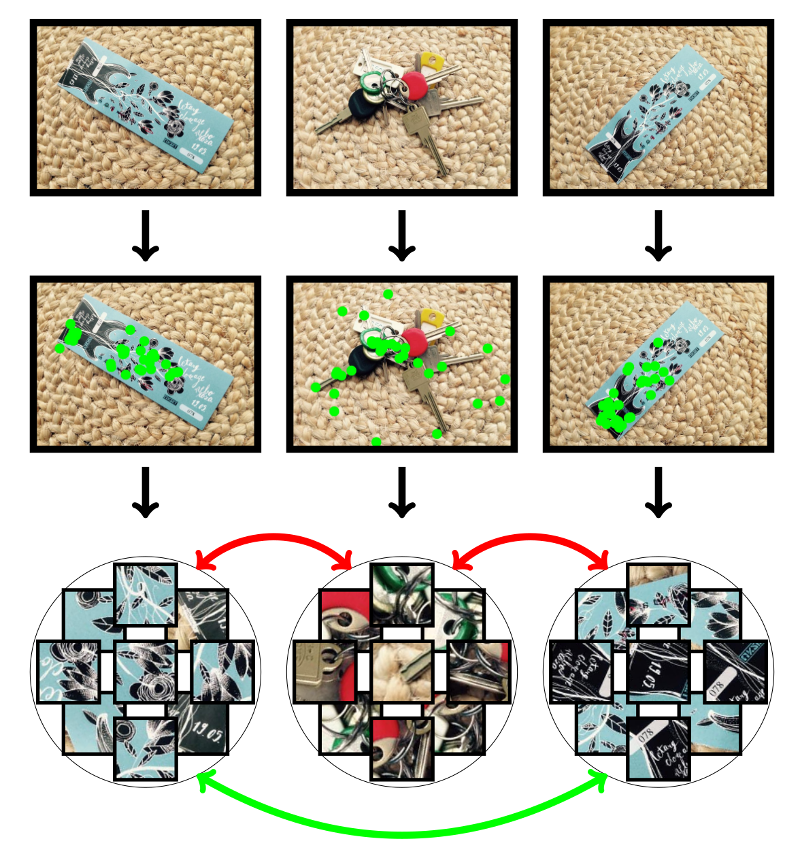
#> input picture teaser.png, 800 x 854 px
$ python gradmap.py ../teaser.png ../teaser.png   (older library calls are emulated)
#> lines starting #> are read from the running program, lines starting #| are printed output that depends on the picture
import cv2
import sys
import time

import torch
import numpy as np

def get_gradient_map(image, magthr=32, ksize=3):

#> called with magthr = 32, ksize = 3
    if type(image) == torch.Tensor:
        if len(image.shape)==3 and image.shape[0]==1:
            image = image[0]
        image = (image * 255).byte().numpy()

    # Compute the gradients using Sobel operator
    if len(image.shape) == 3:
        grad_x = np.max(np.stack([
            cv2.Sobel(image[:, :, 0], cv2.CV_64F, 1, 0, ksize=ksize),
            cv2.Sobel(image[:, :, 1], cv2.CV_64F, 1, 0, ksize=ksize),
            cv2.Sobel(image[:, :, 2], cv2.CV_64F, 1, 0, ksize=ksize)
        ]), 0)
        grad_y = np.max(np.stack([
            cv2.Sobel(image[:, :, 0], cv2.CV_64F, 0, 1, ksize=ksize),
            cv2.Sobel(image[:, :, 1], cv2.CV_64F, 0, 1, ksize=ksize),
            cv2.Sobel(image[:, :, 2], cv2.CV_64F, 0, 1, ksize=ksize)
        ]), 0)
    else:
        grad_x = cv2.Sobel(image, cv2.CV_64F, 1, 0, ksize=ksize)
        grad_y = cv2.Sobel(image, cv2.CV_64F, 0, 1, ksize=ksize)
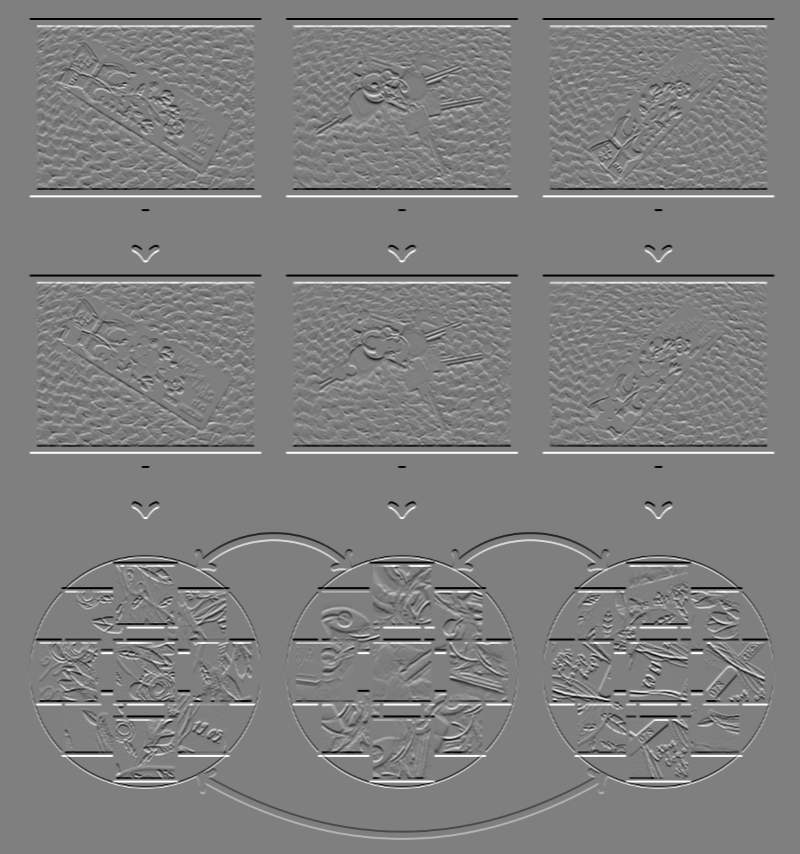
#> grad_y: shape (854, 800) float64; min -1020, max 1020, mean 0; drawn with min black and max white

    # Compute the gradient magnitude and direction (angle)
    magnitude = cv2.magnitude(grad_x, grad_y)
    angle = cv2.phase(grad_x, grad_y, angleInDegrees=True)
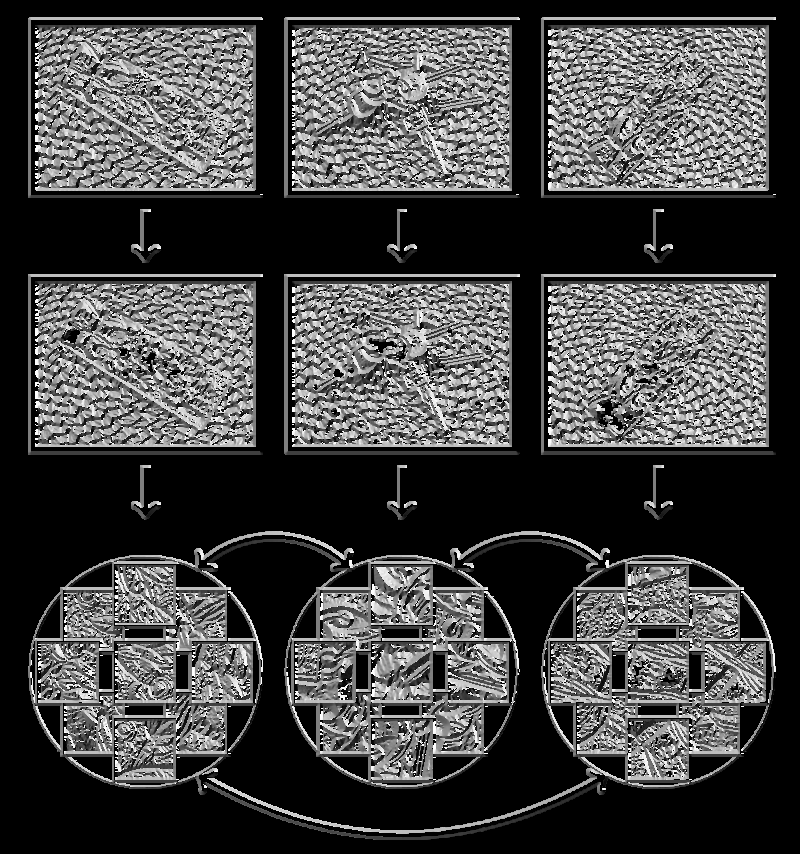
#> angle: shape (854, 800) float64; min 0, max 359.9, mean 95.7; drawn with min black and max white

    # Normalize the magnitude to range [0, 255]
    magnitude = cv2.normalize(magnitude, None, 0, 255, cv2.NORM_MINMAX)
    magnitude = magnitude.astype(np.uint8)

    # Histogram equalization (adaptive)
    clahe = cv2.createCLAHE(clipLimit=4.0, tileGridSize=(8, 8))
    magnitude = clahe.apply(magnitude)
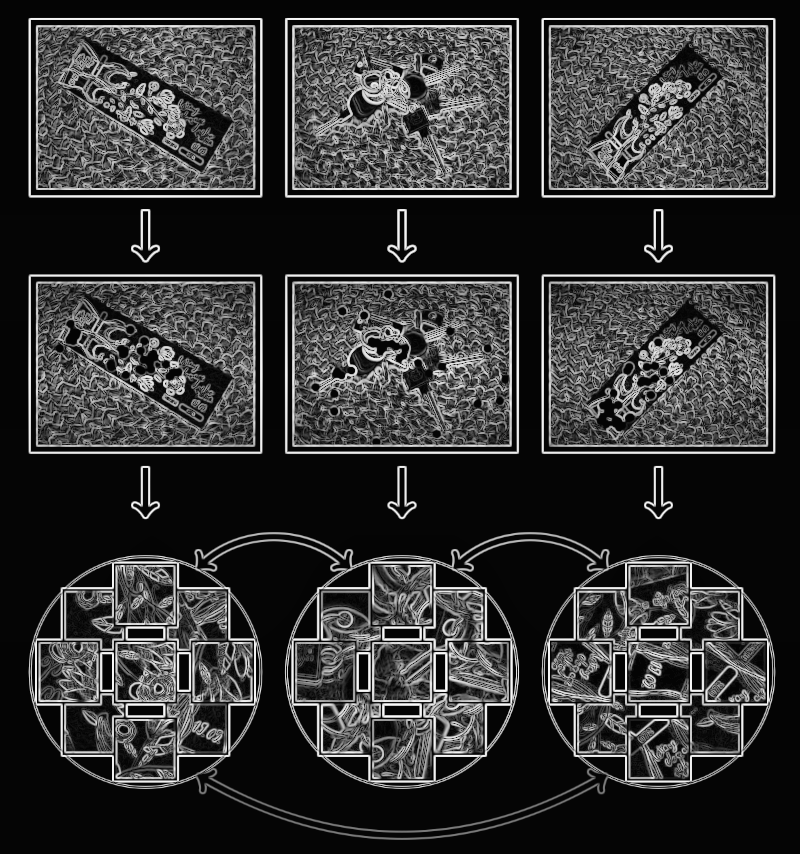
#> magnitude: shape (854, 800); min 4, max 255, mean 52.6

    # Kill weak pixels
    magnitude[ magnitude < magthr ] = 0

    # Create an HSV image where hue represents the direction
    hsv = np.zeros((image.shape[0], image.shape[1], 3), dtype=np.uint8)
    hsv[..., 0] = angle / 2  # OpenCV uses H: [0, 180]
    hsv[..., 1] = 255  # Full saturation
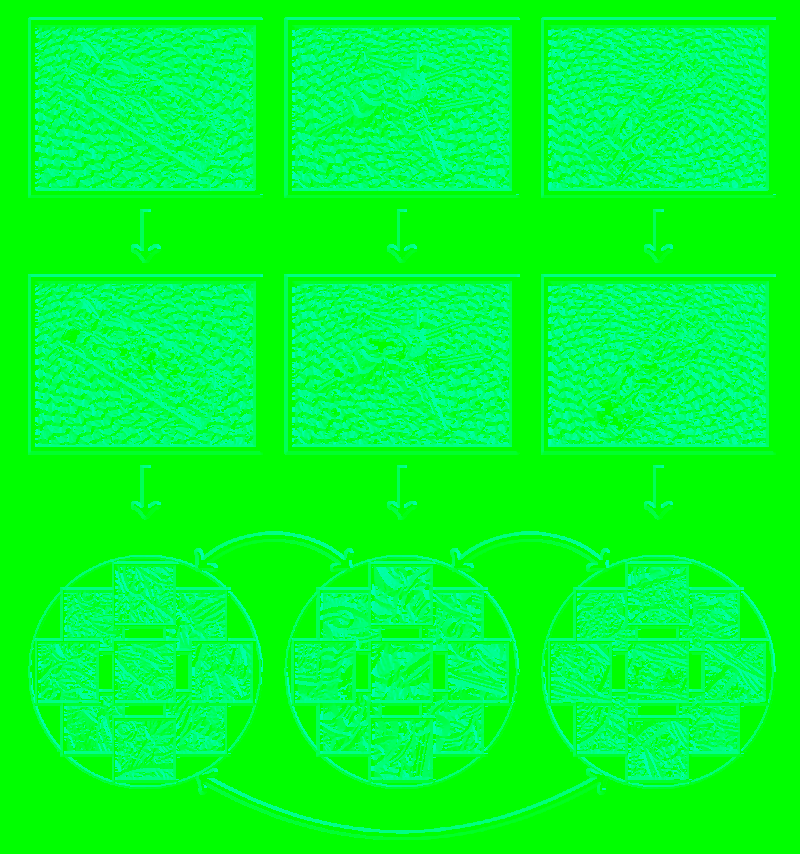
#> hsv: shape (854, 800, 3); mean of channels 0, 1, 2 47.6, 255, 0; drawn as B, G, R
    hsv[..., 2] = magnitude  # Gradient magnitude
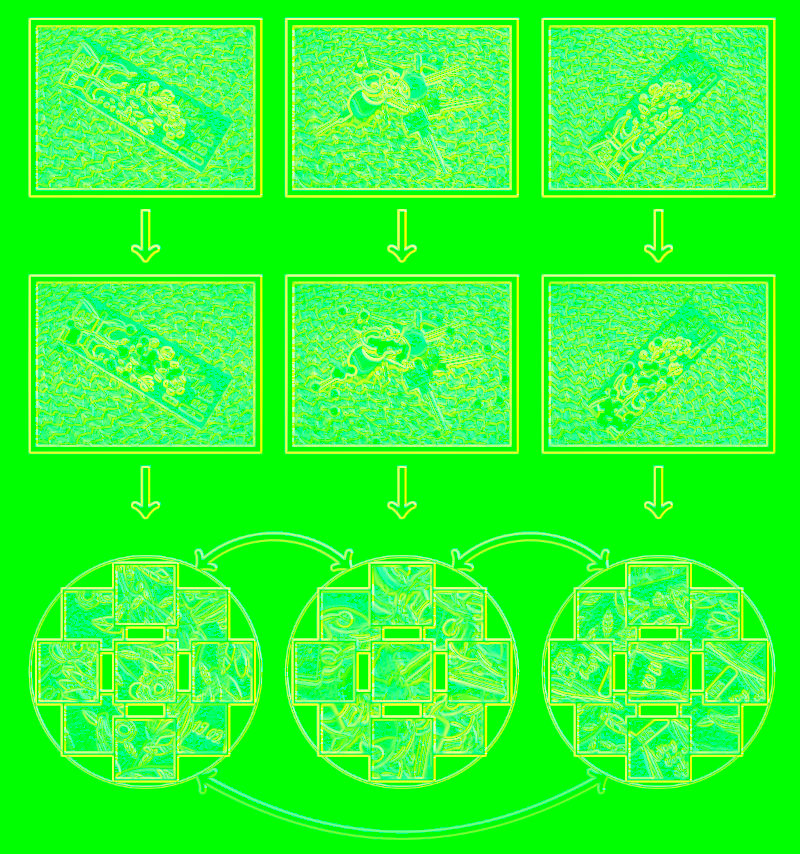
#> hsv: shape (854, 800, 3); mean of channels 0, 1, 2 47.6, 255, 48.8; drawn as B, G, R

    # Convert HSV to RGB
    rgb_result = cv2.cvtColor(hsv, cv2.COLOR_HSV2BGR)
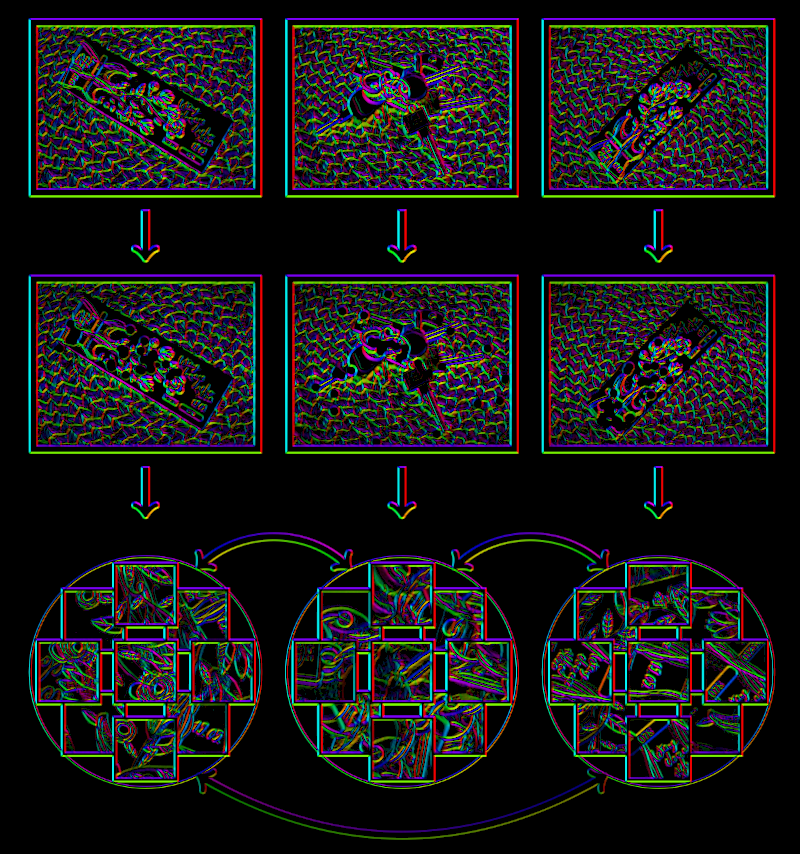
#> rgb_result: shape (854, 800, 3); mean B, G, R 24.6, 24.2, 24.4

    ### Show
    ##cv2.imshow("gradmap", rgb_result)
    ##cv2.waitKey(0)

    # We're done
    return rgb_result

def get_edge_enhancer(l, r, max_disp=255, max_amp=64):
    # l and r are HxW np.uint8 arrays representing grayscale input images
    # get_gradient_map computes an np.uint8 array of shape HxWx3 that represents a color image where edges are very clearly seen in color
    gml = get_gradient_map(l)
    gmr = get_gradient_map(r)

    COL_THR = 64
    end_idx = gml.shape[1] - 1
#> end_idx = 799
    F0 = torch.from_numpy(gml).permute(2, 0, 1).float() # values from 0 to 255
    F1 = torch.from_numpy(gmr).permute(2, 0, 1).float() # values from 0 to 255
    D = 3*255 + torch.zeros((gml.shape[0], gml.shape[1], max_disp), dtype=torch.float32)
    for i in range(0, max_disp):
        #
        f0 = F0[:, :, i:end_idx]
        f1 = F1[:, :, 0:end_idx-i]
        #
        v = (torch.max(f0, 0)[0] > COL_THR) & (torch.max(f1, 0)[0] > COL_THR)
        #
        D[:, i:end_idx, i][v] = torch.max(torch.abs(f0 - f1), 0)[0][v]

    scores = torch.ones((gml.shape[0], gml.shape[1], max_disp), dtype=torch.float32)
    scores[D < COL_THR] = max_amp

    return scores.numpy()


#
#
#

DEMO_STATE = {}

def coldist(a, b):
    s = np.max(np.abs(a.astype(np.int16)-b))
    return s

def click_ev(ev, x, y, flags, params):
    if ev != cv2.EVENT_LBUTTONDOWN:
        return

    toshow = DEMO_STATE["rm"].copy()

    print(np.max(DEMO_STATE["R"][y, x, :]))
    for disparity in range(0, DEMO_STATE["R"].shape[2]):
        if DEMO_STATE["R"][y, x, disparity] > 1:
            X = x - disparity
            cv2.circle(toshow, (X, y), 3, (0, 0, 255), -1)

    cv2.imshow("rm - colorsim", toshow)

def demo():
    mode = cv2.IMREAD_GRAYSCALE
    limg = cv2.imread(sys.argv[1], mode)
    rimg = cv2.imread(sys.argv[2].replace("image_2", "image_3"), mode)

    t = time.time()
    R = get_edge_enhancer(limg, rimg)
    print("* get_edge_enhancer time: ", time.time() - t)

    lm = get_gradient_map(limg)
    rm = get_gradient_map(rimg)

    DEMO_STATE["lm"] = lm
    DEMO_STATE["rm"] = rm
    DEMO_STATE["R"] = R

    cv2.imshow("lm", lm)
    cv2.setMouseCallback("lm", click_ev)
    cv2.waitKey(0)

if __name__ == "__main__":
    demo()
#> (the call stopped at in get_edge_enhancer, `F0 = torch.from_numpy(gml).permute(2, 0, 1).float()`: torch is not available in this run)
